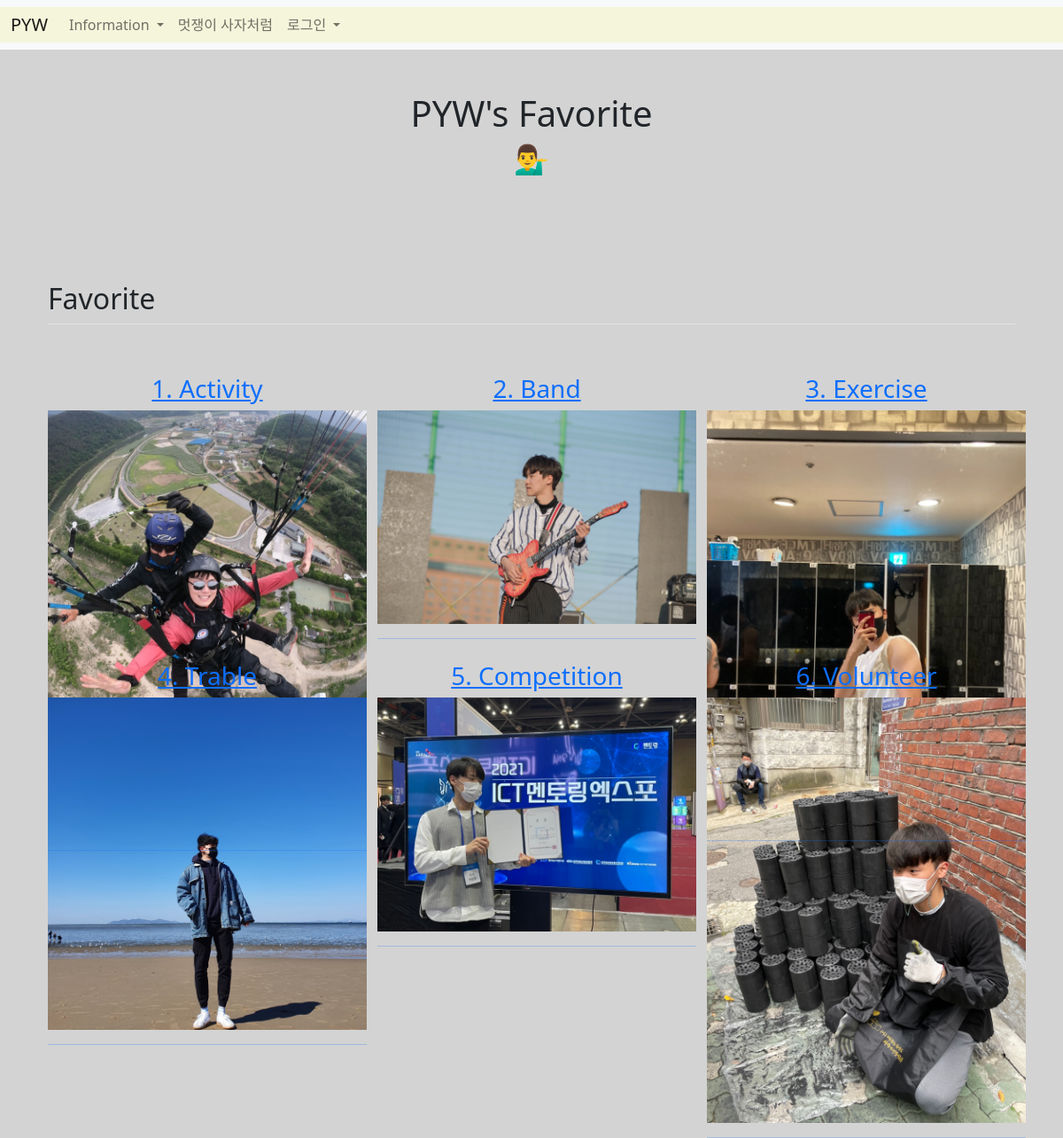
The app's page /favorite/ with its own data.
### main/models.py (models this page shows, shortened)
class Favorite(models.Model):
    id = models.AutoField(primary_key=True)
    writer = models.ForeignKey(User, on_delete=models.CASCADE)
    favo_title = models.CharField(max_length=100)
    favo_image = models.ImageField(upload_to = 'favorites/', blank=True, null=True)
    favo_like_user_set = models.ManyToManyField(User, blank=True, related_name='favorite_likes_user_set', through='FavoriteLike')
    favo_dislike_user_set = models.ManyToManyField(User, blank=True, related_name='favorite_dislikes_user_set', through='FavoriteDislike')

### main/views.py (the view)
# urls.py: path('favorite/', showfavorite, name="showfavorite"),
def showfavorite(request):
    favorites = Favorite.objects.all()
    return render(request, 'main/favorite.html', {'favorites':favorites})

### main/templates/main/favorite.html (shortened to what this page needs)
{% extends 'base.html' %}
{% load static %}
{% block content %}
    <div class="container">
        <div class="header">
            <h1 class="Hi">PYW's Favorite</h1>
            <h2>💁‍♂️</h2>
        </div>
    </div>
    <main>
        <div class="container px-4" id="featured-3">
            <h2 class="pb-2 border-bottom">Favorite</h2>
            <div class="row g-4 py-5 row-cols-lg-3">
                {% for favorite in favorites %}
                    <div class="favorite" style="margin-bottom: 50px;">
                        <a href="{% url 'main:favorite_detail' favorite.id %}">
                            <div class="favorite_image" style="height: 250px;">
                                <h3 class="favorite_name">{{favorite.favo_title}}</h3>
                                <img src="../media/{{favorite.favo_image}}">
                                <hr>
                            </div>
                        </a>
                    </div>
                {% endfor %}
            </div>
        </div>
    </main>
{% endblock %}

### basic/templates/base.html (shortened to what this page needs)
<!DOCTYPE html>
{% load static %}
<html lang="en">
<head>
    <link rel="stylesheet" type="text/css" href="{% static 'css/style.css' %}">
    <link href="https://cdn.jsdelivr.net/npm/bootstrap@5.1.3/dist/css/bootstrap.min.css" rel="stylesheet">
    <link rel="stylesheet" href="https://cdnjs.cloudflare.com/ajax/libs/font-awesome/5.8.2/css/all.min.css"/>
    <link rel="stylesheet" href="https://maxcdn.bootstrapcdn.com/font-awesome/4.7.0/css/font-awesome.min.css">
</head>
<body style="background-color: lightgrey;">
    {% include 'shared/_navbar.html' %}
    {% block content %}
    {% endblock %}
</body>
</html>

### basic/templates/shared/_navbar.html (shortened to what this page needs)
<nav class="navbar navbar-expand-lg navbar-light bg-light">
    <div class="container-fluid">
        <a class="navbar-brand" href="{% url 'main:showintroduce' %}">PYW</a>
        <div class="collapse navbar-collapse" id="navbarSupportedContent">
            <ul class="navbar-nav me-auto mb-2 mb-lg-0">
                <li class="nav-item dropdown">
                    <a class="nav-link dropdown-toggle" href="#" id="navbarDropdown" role="button" data-bs-toggle="dropdown" aria-expanded="false">
                        Information
                    </a>
                </li>
                <li class="nav-item">
                    <a class="nav-link action" href="http://dgulion.co.kr" class="club" target="_blank">멋쟁이 사자처럼</a>
                </li>
                <li class="nav-item dropdown">
                    {% if user.is_authenticated %}
                    <a class="nav-link dropdown-toggle" href="#" id="navbarDropdown" role="button" data-bs-toggle="dropdown" aria-expanded="false">
                        {{user.username}}
                    </a>
                    <ul class="dropdown-menu" aria-labelledby="navbarDropdown">
                        <li><a class="dropdown-item" href="{% url 'account_logout' %}">로그아웃</a></li>
                        <li><a class="dropdown-item" href="{% url 'users:mypage' %}"">Mypage</a></li>
                    </ul>
                    {% else %}
                    <a class="nav-link dropdown-toggle" href="#" id="navbarDropdown" role="button" data-bs-toggle="dropdown" aria-expanded="false">
                        로그인
                    </a>
                    {% endif %}
                </li>
            </ul>
        </div>
    </div>
</nav>

### basic/static/css/style.css (style rules this page uses)
body { width: 100%; height: 100%; }
.container { margin-right: 10%; margin-left: 10%; margin-top: 4%; margin-bottom: 10%; width: 100%; height: 100%; }
.header { text-align: center; }
a { text-decoration: none; }
.container-fluid { background-color: beige; }
.favorite_image { width: 30vw; height: 30vh; text-align: center; }
.favorite_image > img { width: auto; height: auto; max-width: 100%; display: block; }
.favorite_name { text-align: center; }

### records on screen
Favorite: favo_title "1. Activity", favo_image (picture)
Favorite: favo_title "2. Band", favo_image (picture)
Favorite: favo_title "3. Exercise", favo_image (picture)
Favorite: favo_title "4. Trable", favo_image (picture)
Favorite: favo_title "5. Competition", favo_image (picture)
Favorite: favo_title "6. Volunteer", favo_image (picture)
